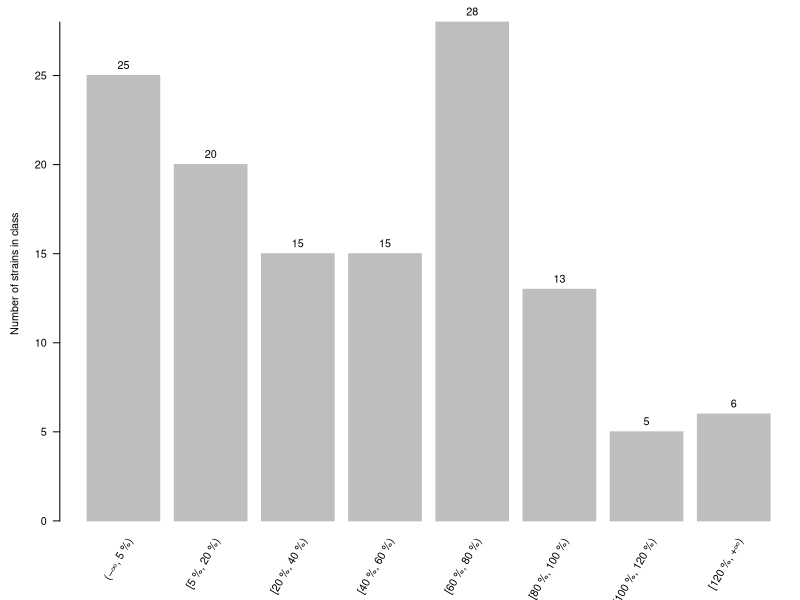
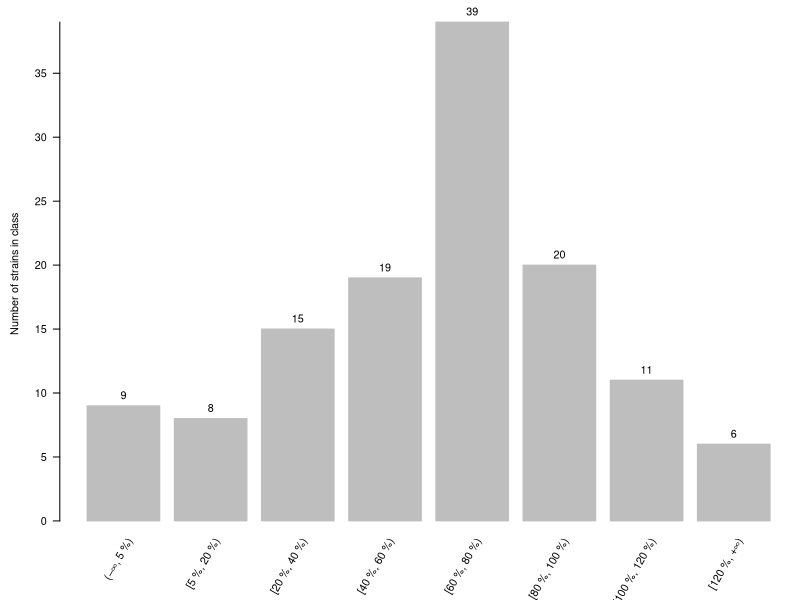
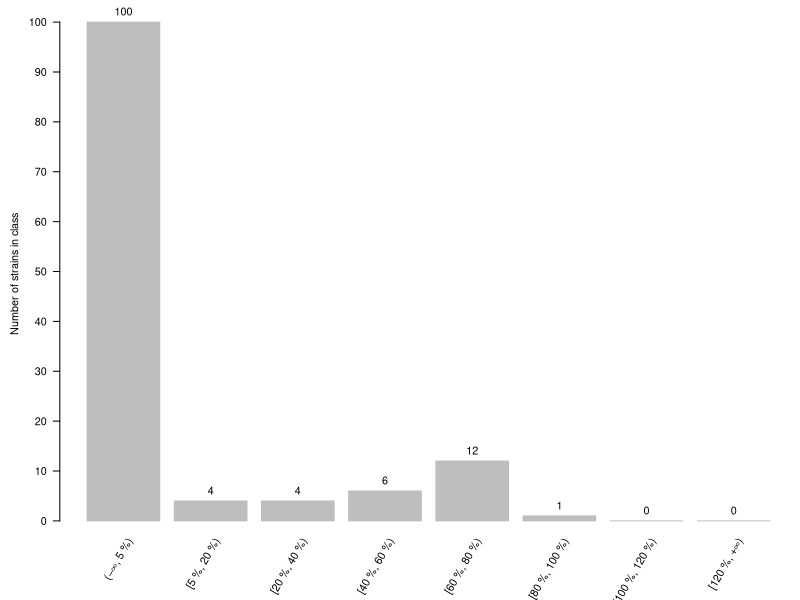
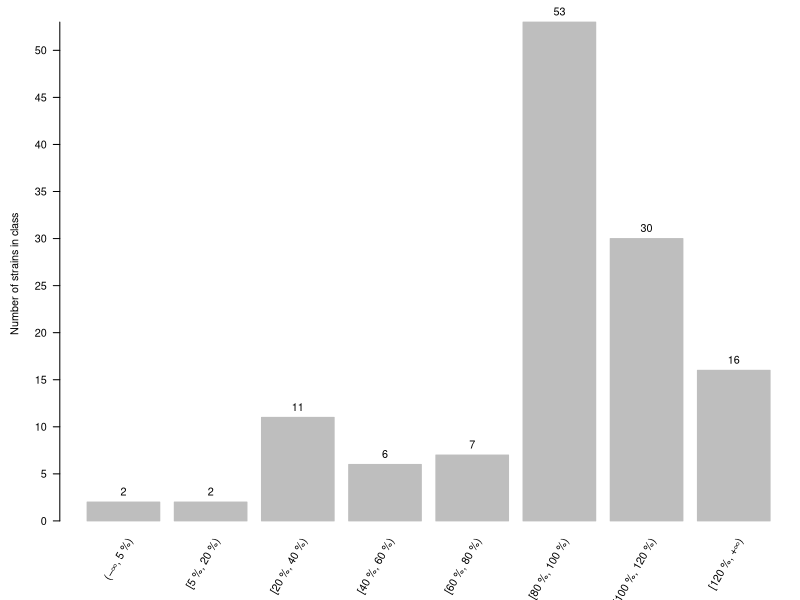
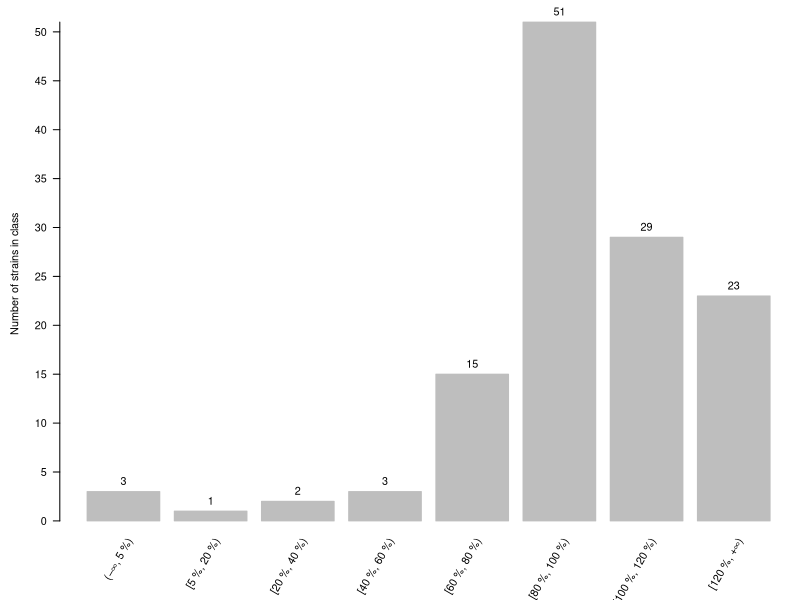
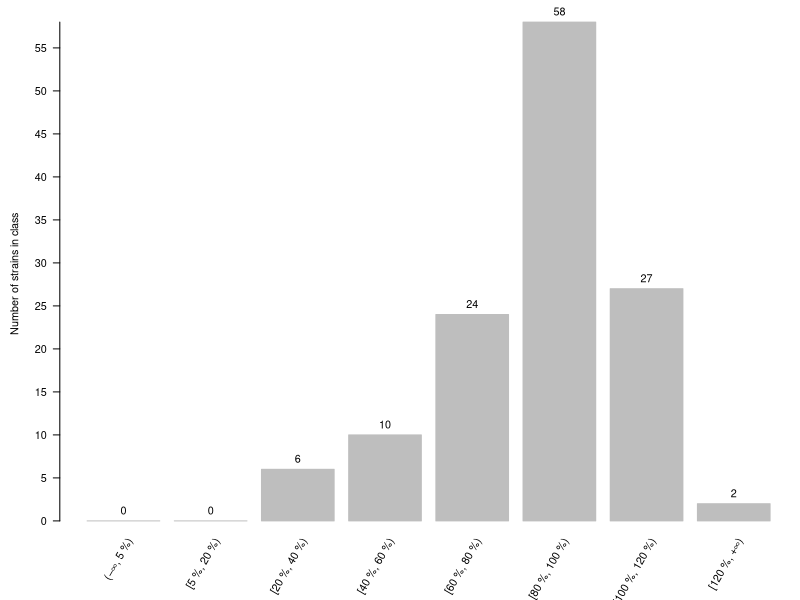

Recreate these plots in R, in order.
# # # # # # # # # # # # # # #
# Generate graphs of inhibitor tolerance for each inhibitor
#
# 1.) Furfural
# 2.) Hydroxymethylfurfural
# 3.) Vanillin
# 4.) Acetic acid
# 5.) Formic acid
# 6.) Laevulinic acid
# # # # # # # # # # # # # # #

# # # # # # # # # # # # # # #
# Read in data for all figures
# itd = inhibitor tolerance data
# 'E' = empty
itd <- read.table(
	'inh-tol-classes.txt', 
	sep = '\t', 
	header = TRUE, 
	row.names = 1,
	col.names = c('E', '0', '1', '2', '3', '4', '5', '6', '7'),
	fileEncoding="UTF-8", 
	encoding="UTF-8")

# Define real column names
cnames <- c('(−∞, 5 %)', '[5 %, 20 %)', '[20 %, 40 %)', '[40 %, 60 %)', '[60 %, 80 %)', '[80 %, 100 %)', '[100 %, 120 %)', '[120 %, +∞)')

# Define function for generating graphs
# itmg = inhibitor tolerance make graph
# names.arg is empty to suppress automatic printing of column names from data.frame -.-°
itmg <- function(filename, rowname)
{
	svg(filename, width = 7.5/2.53, height = 6.0/2.53, pointsize = 11)
	# mar = margins around plot: bottom, left, top, right
	# cex = character expansion ~ font size relative to default
	par(mar = c(5.5, 4.4, 1.5, 0) + 0.2, cex = 0.65)
	bp <- barplot(as.matrix(itd[rowname,]),
		axes = FALSE,
		names.arg = c('', '', '', '', '', '', '', ''),
		ylab = "Number of strains in class",
		xlab = "",
		col = 'grey',
		border = 'grey'
	)
	if (max(as.matrix(itd[rowname,])) < 80) {
		custat <- seq(0, 100, by = 5)
	} else {
		custat <- seq(0, 100, by = 10)
	}
	axis(side = 2,
		las = 1,
		at = custat,
	)
	# Text on top of bars
	text(
		x = bp,
		y = as.matrix(itd[rowname,]),
		label = as.matrix(itd[rowname,]),
		pos = 3,
		col = "black",
		xpd = TRUE
	)
	# Text for x-axis
	# srt = string rotation
	# y position set using an offset constant among graphs
	text(
		seq(0.8, 2 + ncol(itd[rowname,]), by = 1.2),
		y = -(1/28)*max(as.matrix(itd[rowname,])), 
		srt = 60,
		adj = 1,
		xpd = TRUE,
		labels = paste(cnames)
	)
	dev.off()
}

# 1.) Furfural
itmg('../../../fig/inh-tol_fur.svg', 'Fur.')

# 2.) Hydroxymethylfurfural
itmg('../../../fig/inh-tol_hmf.svg', 'HMF')

# 3.) Vanillin
itmg('../../../fig/inh-tol_van.svg', 'Van.')

# 4.) Acetic acid
itmg('../../../fig/inh-tol_acet.svg', 'Acet.')

# 5.) Formic acid
itmg('../../../fig/inh-tol_form.svg', 'Form.')

# 6.) Laevulinic acid
itmg('../../../fig/inh-tol_laev.svg', 'Laev.')

